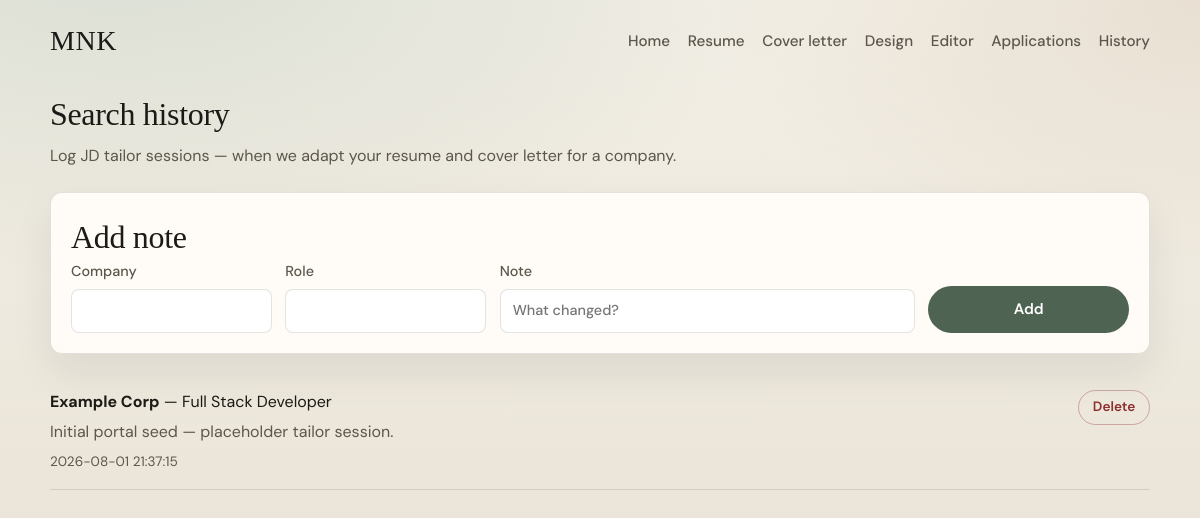
The page /history.php on the database its author committed.
### tables this page shows
CREATE TABLE search_history (
  id INT UNSIGNED NOT NULL AUTO_INCREMENT PRIMARY KEY,
  company VARCHAR(160) NOT NULL DEFAULT '',
  role VARCHAR(200) NOT NULL DEFAULT '',
  note TEXT NULL,
  created_at TIMESTAMP NOT NULL DEFAULT CURRENT_TIMESTAMP
);

### src/Db.php (called while the page is built, shortened)
<?php
final class Db
{
    private static ?PDO $pdo = null;
    public static function pdo(): PDO
    {
        if (self::$pdo instanceof PDO) {
            return self::$pdo;
        }
        $url = getenv('DATABASE_URL') ?: '';
        $parts = parse_url($url);
        $dbName = ltrim($parts['path'], '/');
        $host = $parts['host'];
        $port = $parts['port'] ?? 3306;
        $user = $parts['user'] ?? 'db';
        $pass = $parts['pass'] ?? 'db';
        $dsn = sprintf('mysql:host=%s;port=%d;dbname=%s;charset=utf8mb4', $host, $port, $dbName);
        self::$pdo = new PDO($dsn, $user, $pass, [
            PDO::ATTR_ERRMODE => PDO::ERRMODE_EXCEPTION,
            PDO::ATTR_DEFAULT_FETCH_MODE => PDO::FETCH_ASSOC,
            PDO::ATTR_EMULATE_PREPARES => false,
        ]);
        return self::$pdo;
    }
}

### src/App.php (called while the page is built, shortened)
<?php
final class App
{
    public static function searchHistory(int $limit = 50): array
    {
        $stmt = Db::pdo()->prepare(
            'SELECT * FROM search_history ORDER BY created_at DESC, id DESC LIMIT ?'
        );
        $stmt->bindValue(1, $limit, PDO::PARAM_INT);
        $stmt->execute();
        return $stmt->fetchAll();
    }
    public static function e(?string $value): string
    {
        return htmlspecialchars((string) $value, ENT_QUOTES | ENT_SUBSTITUTE, 'UTF-8');
    }
}

### public/history.php (the view, shortened to what this page needs)
<?php
require_once dirname(__DIR__) . '/src/layout.php';
$history = App::searchHistory(100);
?>
<main class="page-wide">
  <header class="page-head">
    <h1>Search history</h1>
    <p>Log JD tailor sessions — when we adapt your resume and cover letter for a company.</p>
  </header>
  <section class="editor-block">
    <h2>Add note</h2>
    <form method="post" class="form form-row">
      <label>Company <input type="text" name="company"></label>
      <label>Role <input type="text" name="role"></label>
      <label class="grow">Note <input type="text" name="note" placeholder="What changed?"></label>
      <button type="submit" class="btn btn-primary">Add</button>
    </form>
  </section>
  <?php if (!$history): ?>
    <p class="empty">No tailor history yet. Paste a JD in chat and I’ll log the session here.</p>
  <?php else: ?>
    <ul class="history-list">
      <?php foreach ($history as $row): ?>
        <li>
          <div>
            <strong><?= App::e($row['company'] !== '' ? $row['company'] : 'Untitled') ?></strong>
            <?php if ($row['role'] !== ''): ?>
              <span> — <?= App::e($row['role']) ?></span>
            <?php endif; ?>
            <?php if ($row['note']): ?>
              <p><?= App::e($row['note']) ?></p>
            <?php endif; ?>
            <time><?= App::e($row['created_at']) ?></time>
          </div>
          <form method="post" onsubmit="return confirm('Delete this entry?');">
            <button type="submit" class="btn btn-small btn-danger">Delete</button>
          </form>
        </li>
      <?php endforeach; ?>
    </ul>
  <?php endif; ?>
</main>

### public/assets/css/app.css (style rules this page uses)
:root { --bg: #f3efe6; --bg-deep: #e7e0d2; --ink: #1c1a16; --muted: #5c564c; --line: rgba(28, 26, 22, 0.12); --paper: #fffcf7; --accent: #1a5f4a; --accent-ink: #fff; --danger: #8b2e2e; --radius: 12px; --font: "DM Sans", system-ui, sans-serif; --display: "Instrument Serif", Georgia, serif; --shadow: 0 18px 40px rgba(28, 26, 22, 0.08); }
*, *::before, *::after { box-sizing: border-box; }
html { scroll-behavior: smooth; }
body { margin: 0; min-height: 100vh; font-family: var(--font); color: var(--ink); background: radial-gradient(1200px 600px at 10% -10%, rgba(26, 95, 74, 0.12), transparent 60%), radial-gradient(900px 500px at 100% 0%, rgba(140, 90, 40, 0.1), transparent 55%), linear-gradient(180deg, var(--bg) 0%, var(--bg-deep) 100%); line-height: 1.5; }
.btn { display: inline-flex; align-items: center; justify-content: center; gap: 0.4rem; border: 1px solid transparent; border-radius: 999px; padding: 0.7rem 1.2rem; font: inherit; font-weight: 600; font-size: 0.95rem; cursor: pointer; text-decoration: none; transition: transform 0.15s ease, background 0.15s ease, color 0.15s ease; }
.btn-primary { background: var(--accent); color: var(--accent-ink); }
.btn-small { padding: 0.4rem 0.85rem; font-size: 0.85rem; }
.btn-danger { background: transparent; color: var(--danger); border-color: color-mix(in srgb, var(--danger) 35%, transparent); }
.apps-panel-head h2, .page-head h1, .editor-block h2 { margin: 0; font-family: var(--display); font-weight: 400; font-size: 2rem; letter-spacing: -0.01em; }
.page-head { margin-bottom: 1.5rem; }
.page-head p { margin: 0.4rem 0 0; color: var(--muted); }
.page-wide { width: 100%; }
.editor-block { background: var(--paper); border: 1px solid var(--line); border-radius: var(--radius); padding: 1.25rem; margin-bottom: 1.25rem; box-shadow: var(--shadow); }
.form { display: grid; gap: 0.85rem; }
.form label, .form fieldset { display: grid; gap: 0.35rem; font-size: 0.9rem; font-weight: 500; color: var(--muted); }
.form input, .form select, .form textarea { width: 100%; border: 1px solid var(--line); border-radius: 8px; padding: 0.65rem 0.75rem; font: inherit; color: var(--ink); background: #fff; }
.form-row { grid-template-columns: repeat(auto-fit, minmax(140px, 1fr)); align-items: end; }
.form-row .grow { grid-column: span 2; }
.grow { min-width: 0; }
.history-list { list-style: none; margin: 0; padding: 0; }
.history-list li { display: flex; justify-content: space-between; gap: 1rem; padding: 1rem 0; border-bottom: 1px solid var(--line); }
.history-list p { margin: 0.35rem 0; color: var(--muted); }
.history-list time { font-size: 0.85rem; color: var(--muted); }

### rows shown on the page
search_history: company "Example Corp", role "Full Stack Developer", note "Initial portal seed — placeholder tailor session.", created_at "2026-08-01 21:37:15"
